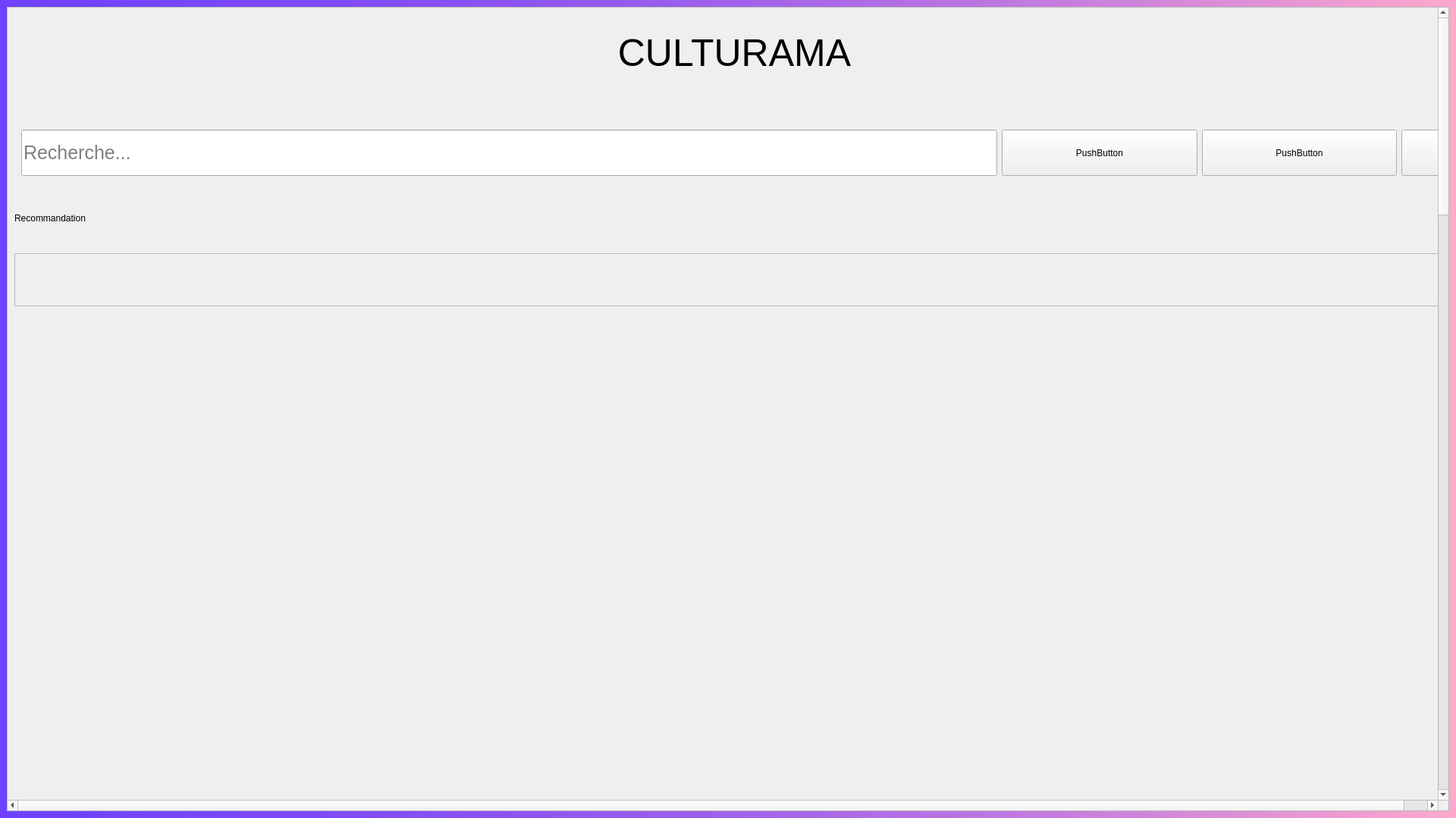
<?xml version="1.0" encoding="UTF-8"?>
<ui version="4.0">
 <class>homeScreen</class>
 <widget class="QMainWindow" name="homeScreen">
  <property name="geometry">
   <rect>
    <x>0</x>
    <y>0</y>
    <width>1920</width>
    <height>1079</height>
   </rect>
  </property>
  <property name="contextMenuPolicy">
   <enum>Qt::DefaultContextMenu</enum>
  </property>
  <property name="windowTitle">
   <string>MainWindow</string>
  </property>
  <property name="styleSheet">
   <string notr="true">QMainWindow 
{
	background-color : qlineargradient(spread:pad, x1:0, y1:0, x2:1, y2:0, stop:0 rgba(110, 66, 255,255), stop:1 rgba(255, 120, 174,100))
}

#searchBar
{
	font-size : 30px;
}

#categoriesButton #typeButton
{
	font-size : 30px;
	margin : 10px 10px 10px 10px;
	background-color : white;
}

#title
{
	font-size : 50px;
}

#searchBox
{
	border : None
}</string>
  </property>
  <widget class="QWidget" name="centralwidget">
   <property name="maximumSize">
    <size>
     <width>5000</width>
     <height>1080</height>
    </size>
   </property>
   <property name="contextMenuPolicy">
    <enum>Qt::NoContextMenu</enum>
   </property>
   <layout class="QGridLayout" name="gridLayout" rowstretch="1,0,0">
    <item row="0" column="0" rowspan="3">
     <widget class="QScrollArea" name="scrollArea">
      <property name="widgetResizable">
       <bool>true</bool>
      </property>
      <widget class="QWidget" name="scrollAreaWidgetContents">
       <property name="geometry">
        <rect>
         <x>0</x>
         <y>0</y>
         <width>1917</width>
         <height>5000</height>
        </rect>
       </property>
       <property name="minimumSize">
        <size>
         <width>0</width>
         <height>5000</height>
        </size>
       </property>
       <layout class="QGridLayout" name="gridLayout_2" rowstretch="0,1,1,1,1,1,1,200">
        <item row="1" column="0">
         <widget class="QLabel" name="title">
          <property name="sizePolicy">
           <sizepolicy hsizetype="Preferred" vsizetype="Preferred">
            <horstretch>3</horstretch>
            <verstretch>0</verstretch>
           </sizepolicy>
          </property>
          <property name="minimumSize">
           <size>
            <width>0</width>
            <height>100</height>
           </size>
          </property>
          <property name="text">
           <string>CULTURAMA</string>
          </property>
          <property name="alignment">
           <set>Qt::AlignCenter</set>
          </property>
         </widget>
        </item>
        <item row="5" column="0">
         <widget class="QLabel" name="recommdationText">
          <property name="minimumSize">
           <size>
            <width>0</width>
            <height>80</height>
           </size>
          </property>
          <property name="text">
           <string>Recommandation</string>
          </property>
          <property name="textFormat">
           <enum>Qt::AutoText</enum>
          </property>
          <property name="margin">
           <number>50</number>
          </property>
         </widget>
        </item>
        <item row="4" column="0">
         <widget class="QGroupBox" name="searchBox">
          <property name="minimumSize">
           <size>
            <width>800</width>
            <height>80</height>
           </size>
          </property>
          <property name="flat">
           <bool>false</bool>
          </property>
          <layout class="QHBoxLayout" name="horizontalLayout" stretch="5,1,1,0">
           <property name="sizeConstraint">
            <enum>QLayout::SetDefaultConstraint</enum>
           </property>
           <item>
            <widget class="QLineEdit" name="searchBar">
             <property name="minimumSize">
              <size>
               <width>0</width>
               <height>61</height>
              </size>
             </property>
             <property name="cursor">
              <cursorShape>IBeamCursor</cursorShape>
             </property>
             <property name="styleSheet">
              <string notr="true">QLineEdit
{
	font-size : 25px;
}</string>
             </property>
             <property name="text">
              <string/>
             </property>
             <property name="placeholderText">
              <string>Recherche...</string>
             </property>
            </widget>
           </item>
           <item>
            <widget class="QPushButton" name="typeList">
             <property name="minimumSize">
              <size>
               <width>0</width>
               <height>61</height>
              </size>
             </property>
             <property name="focusPolicy">
              <enum>Qt::NoFocus</enum>
             </property>
             <property name="contextMenuPolicy">
              <enum>Qt::NoContextMenu</enum>
             </property>
             <property name="text">
              <string>PushButton</string>
             </property>
            </widget>
           </item>
           <item>
            <widget class="QPushButton" name="categoriesList">
             <property name="minimumSize">
              <size>
               <width>0</width>
               <height>61</height>
              </size>
             </property>
             <property name="focusPolicy">
              <enum>Qt::NoFocus</enum>
             </property>
             <property name="contextMenuPolicy">
              <enum>Qt::NoContextMenu</enum>
             </property>
             <property name="text">
              <string>PushButton</string>
             </property>
            </widget>
           </item>
           <item>
            <widget class="QPushButton" name="searchButton">
             <property name="minimumSize">
              <size>
               <width>61</width>
               <height>61</height>
              </size>
             </property>
             <property name="text">
              <string/>
             </property>
             <property name="icon">
              <iconset>
               <normaloff>image/search-icon.png</normaloff>image/search-icon.png</iconset>
             </property>
             <property name="iconSize">
              <size>
               <width>50</width>
               <height>50</height>
              </size>
             </property>
            </widget>
           </item>
          </layout>
         </widget>
        </item>
        <item row="6" column="0">
         <widget class="QScrollArea" name="scrollArea_2">
          <property name="widgetResizable">
           <bool>true</bool>
          </property>
          <widget class="QWidget" name="scrollAreaWidgetContents_2">
           <property name="geometry">
            <rect>
             <x>0</x>
             <y>0</y>
             <width>1897</width>
             <height>69</height>
            </rect>
           </property>
          </widget>
         </widget>
        </item>
        <item row="7" column="0">
         <spacer name="verticalSpacerUnderSearchBox">
          <property name="orientation">
           <enum>Qt::Vertical</enum>
          </property>
          <property name="sizeHint" stdset="0">
           <size>
            <width>20</width>
            <height>500</height>
           </size>
          </property>
         </spacer>
        </item>
        <item row="2" column="0">
         <spacer name="verticalSpacerTopTitle">
          <property name="orientation">
           <enum>Qt::Vertical</enum>
          </property>
          <property name="sizeHint" stdset="0">
           <size>
            <width>1899</width>
            <height>200</height>
           </size>
          </property>
         </spacer>
        </item>
       </layout>
      </widget>
     </widget>
    </item>
   </layout>
  </widget>
 </widget>
 <resources/>
 <connections/>
</ui>
